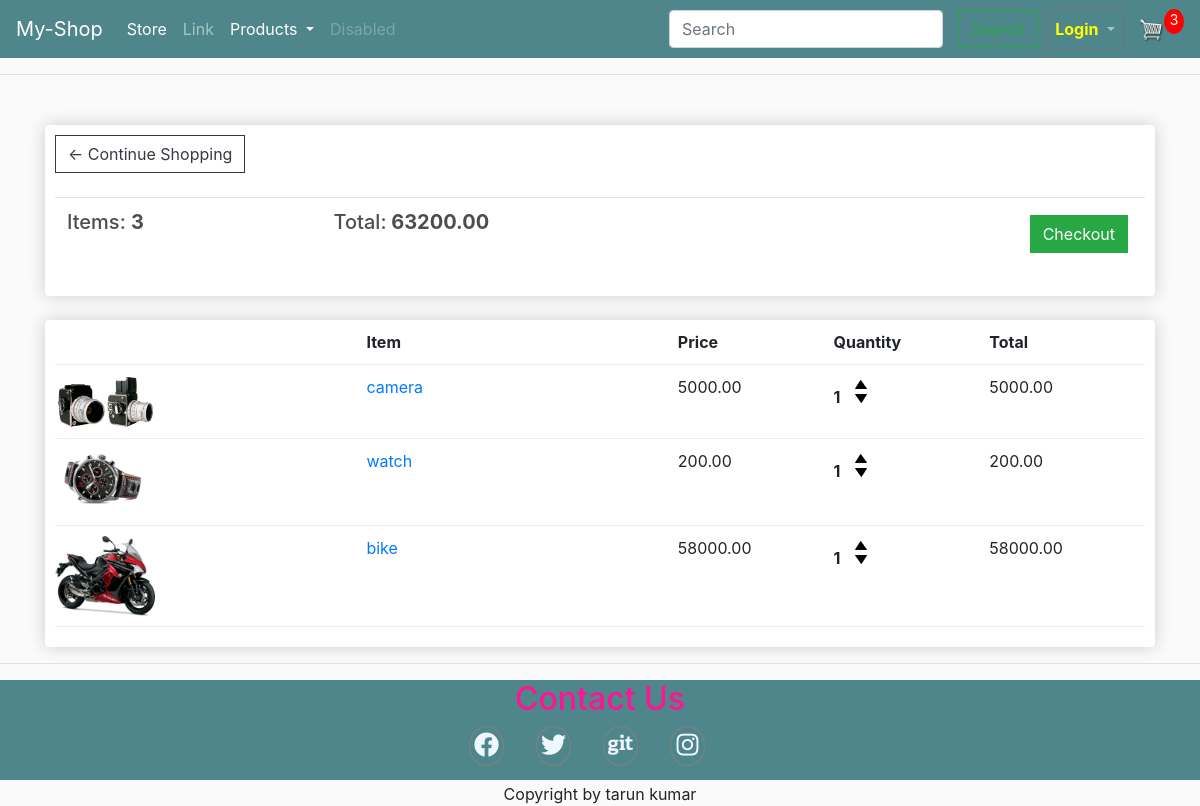
Page /cart/ (signed in) on the committed database.
### store/models.py (models this page shows, shortened)
class Order(models.Model):
    customer = models.ForeignKey(Customer, on_delete=models.SET_NULL, blank=True,null=True)
    date_order = models.DateTimeField( auto_now_add=True)
    complete =  models.BooleanField(default=False,null=True,blank=False)
    transaction_id = models.CharField(max_length=10,null=True, unique=True, editable=False, default=str(random.randint(1000000000, 9999999999)))
    @property
    def get_cart_total(self):
        orderitems = self.orderitem_set.all()
        total = sum([item.get_total for item in orderitems])
        return total
    @property
    def get_cart_items(self):
        orderitems = self.orderitem_set.all()
        total = sum([item.quantity for item in orderitems])
        return total

class OrderItem(models.Model):
    product = models.ForeignKey(Product, on_delete=models.SET_NULL, blank=True,null=True)
    order = models.ForeignKey(Order, on_delete=models.SET_NULL, blank=True,null=True)
    quantity = models.IntegerField(default=0, null=True,blank=True)
    date_added = models.DateTimeField(auto_now_add=True)
    @property
    def get_total(self):
        total = self.product.price * self.quantity
        return total

class Product(models.Model):
    name = models.CharField(null=True, max_length=50)
    modeltype = models.CharField(null=True, max_length=50)
    price = models.DecimalField( max_digits=7, decimal_places=2)
    productDetail = models.TextField(null=True,blank=True)
    degital = models.BooleanField(default=False,null=True,blank=False)
    image = models.ImageField(null=True,blank=True,)
    @property
    def imageURL(self):
        try:
            url = self.image.url
        except:
            url = ''
        return url

### store/views.py (the view)
# urls.py: path('cart/', views.cart, name="cart"),
def cart(request):
    if request.user.is_authenticated:
        customer = request.user.customer
        print(customer)
        order, created = Order.objects.get_or_create(
            customer=customer, complete=False)
        items = order.orderitem_set.all()
        cartItems = order.get_cart_items
    else:
        items = []
        cartItems = 0
        return redirect('login_attampt')
    context = {'items': items, 'order': order, 'cartItems': cartItems}
    return render(request, 'store/cart.html', context)

### store/models.py (called while the page is built)
    def __str__(self):
        return self.name or ''

### store/templates/store/cart.html (shortened to what this page needs)
{% extends 'store/main.html' %}
{% load static %}
{% block content %}
</head>
<body>
	<div class="row">
		<div class="col-lg-12">
			<div class="box-element">
				<a  class="btn btn-outline-dark" href="{% url 'store' %}">&#x2190; Continue Shopping</a>
				<br>
				<br>
				<table class="table">
					<tr>
						<th><h5>Items: <strong>{{order.get_cart_items}}</strong></h5></th>
						<th><h5>Total:<strong> {{order.get_cart_total}}</strong></h5></th>
						<th>
							<a  style="float:right; margin:5px;" class="btn btn-success" href="{% url 'checkout' %}">Checkout</a>
						</th>
					</tr>
				</table>
			</div>
			<br>
			<div class="box-element">
				<div class="cart-row">
					<div style="flex:2"></div>
					<div style="flex:2"><strong>Item</strong></div>
					<div style="flex:1"><strong>Price</strong></div>
					<div style="flex:1"><strong>Quantity</strong></div>
					<div style="flex:1"><strong>Total</strong></div>
				</div>
				{% for item in items %}
				<div class="cart-row">
					<div style="flex:2"><img class="row-image" src="{{item.product.imageURL}}"></div>
					<div style="flex:2"><a class="" href="{% url 'product_detail' item.product.name %}">{{item.product.name}}</a></div>
					<div style="flex:1"><p>{{item.product.price|floatformat:2}}</p></div>
					<div style="flex:1">
						<p class="quantity">{{item.quantity}}</p>
						<div class="quantity">
							<img data-product="{{item.product.id}}"data-action="add" class="chg-quantity update-cart add" src="{% static  'images/arrow-up.png' %}">
							<img data-product="{{item.product.id}}"data-action="remove" class="chg-quantity update-cart remove" src="{% static  'images/arrow-down.png' %}">
						</div>
					</div>
					<div style="flex:1"><p>{{item.get_total}}</p></div>
				</div>
				{% endfor %}
			</div>
		</div>
	</div>
{% endblock content %}

### static/css/main.css (style rules this page uses)
body { background-color: hsl(0, 0%, 98%); }
h1, h2, h3, h4, h5, h6 { color: hsl(0, 0%, 30%); }
.box-element { box-shadow: hsl(0, 0%, 80%) 0 0 16px; background-color: #fff; border-radius: 4px; padding: 10px; }
.col-lg-4, .col-lg-6, .col-lg-8, .col-lg-12 { margin-top: 10px; }
.btn { border-radius: 0; }
.row-image { width: 100px; }
.cart-row { display: flex; align-items: flex-stretch; padding-bottom: 10px; margin-bottom: 10px; border-bottom: 1px solid #ececec; }
.quantity { display: inline-block; font-weight: 700; padding-right: 10px; }
.chg-quantity { width: 12px; cursor: pointer; display: block; margin-top: 5px; transition: .1s; }

### rows in the picture
Order: get_cart_items "3", get_cart_total "63200.00"
OrderItem: product.imageURL (picture), product.name "camera", product.price "5000.00", quantity "1", get_total "5000.00"
OrderItem: product.imageURL (picture), product.name "watch", product.price "200.00", quantity "1", get_total "200.00"
OrderItem: product.imageURL (picture), product.name "bike", product.price "58000.00", quantity "1", get_total "58000.00"

### other values in the picture
{{ cartItems }} "3"
